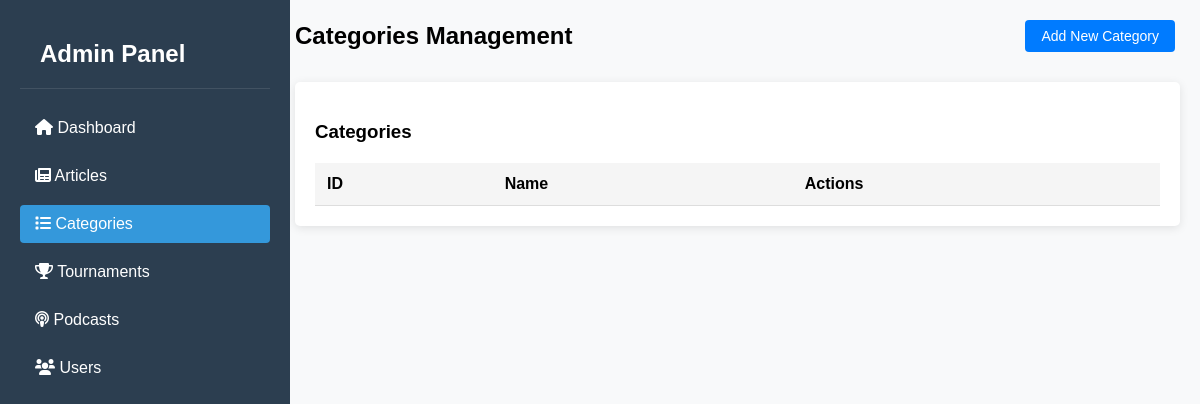
Before: /admin/categories.php (signed in) with the older database file.
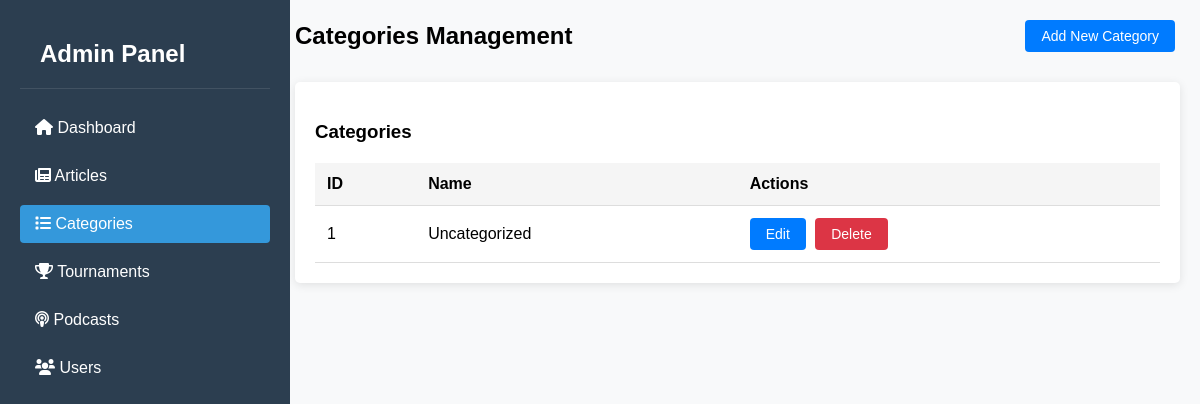
After: the same page with the newer database file.
### tables this page shows
CREATE TABLE `categories` (
  `id` int NOT NULL,
  `name` varchar(255) NOT NULL,
  `created_at` timestamp NULL DEFAULT CURRENT_TIMESTAMP,
  `updated_at` timestamp NULL DEFAULT CURRENT_TIMESTAMP ON UPDATE CURRENT_TIMESTAMP
);

### config/config.php (called while the page is built, shortened)
<?php
function getDatabaseConnection() {
    try {
        $pdo = new PDO(
            "mysql:host=" . DB_HOST,
            DB_USER,
            DB_PASS,
            [PDO::ATTR_ERRMODE => PDO::ERRMODE_EXCEPTION]
        );
        $pdo->setAttribute(PDO::ATTR_DEFAULT_FETCH_MODE, PDO::FETCH_ASSOC);
        $pdo->exec("CREATE DATABASE IF NOT EXISTS " . DB_NAME);
        $pdo->exec("USE " . DB_NAME);
        $pdo->exec("CREATE TABLE IF NOT EXISTS users (
            id INT PRIMARY KEY AUTO_INCREMENT,
            username VARCHAR(50) NOT NULL UNIQUE,
            email VARCHAR(100) NOT NULL UNIQUE,
            password VARCHAR(255) NOT NULL,
            salt VARCHAR(64) NOT NULL,
            role ENUM('admin', 'user') DEFAULT 'user',
            created_at TIMESTAMP DEFAULT CURRENT_TIMESTAMP
        )");
        $pdo->exec("CREATE TABLE IF NOT EXISTS articles (
            id INT PRIMARY KEY AUTO_INCREMENT,
            title VARCHAR(255) NOT NULL,
            content TEXT NOT NULL,
            author VARCHAR(100) NOT NULL,
            created_at TIMESTAMP DEFAULT CURRENT_TIMESTAMP
        )");
        $pdo->exec("CREATE TABLE IF NOT EXISTS podcasts (
            id INT PRIMARY KEY AUTO_INCREMENT,
            title VARCHAR(255) NOT NULL,
            description TEXT NOT NULL,
            youtube_link VARCHAR(255) NOT NULL,
            created_at TIMESTAMP DEFAULT CURRENT_TIMESTAMP
        )");
        $pdo->exec("CREATE TABLE IF NOT EXISTS tournaments (
            id INT PRIMARY KEY AUTO_INCREMENT,
            title VARCHAR(255) NOT NULL,
            description TEXT NOT NULL,
            event_date DATE NOT NULL,
            location VARCHAR(255) NOT NULL,
            prize VARCHAR(100) NOT NULL,
            entry_fee DECIMAL(10,2) NOT NULL,
            registration_link VARCHAR(255) NOT NULL,
            created_at TIMESTAMP DEFAULT CURRENT_TIMESTAMP
        )");
        return $pdo;
    } catch(PDOException $e) {
        die("Falha na configuração da base de dados: " . $e->getMessage());
    }
}
function getPDO() {
    static $pdo = null;
    if ($pdo === null) {
        $pdo = getDatabaseConnection();
    }
    return $pdo;
}
?>

### Controllers/CategoryController.php (called while the page is built, shortened)
<?php
require_once '../config/config.php';
class CategoryController {
    private $pdo;
    public function __construct($pdo) {
        $this->pdo = $pdo;
    }
    public function getAll() {
        try {
            $stmt = $this->pdo->prepare("SELECT * FROM categories ORDER BY name");
            $stmt->execute();
            return $stmt->fetchAll(PDO::FETCH_ASSOC);
        } catch (PDOException $e) {
            throw new Exception("Error fetching categories: " . $e->getMessage());
        }
    }
}

### admin/categories.php (the view, shortened to what this page needs)
<?php
require_once '../config/config.php';
require_once 'includes/header.php';
require_once dirname(__FILE__) . '/../Controllers/CategoryController.php';
$categoryController = new CategoryController(getPDO());
$categories = $categoryController->getAll();
?>
<div class="content-header">
    <h2>Categories Management</h2>
    <div class="actions">
        <button class="btn btn-primary" onclick="openAddModal()">Add New Category</button>
    </div>
</div>
<div class="card">
    <h3>Categories</h3>
    <table class="table">
        <thead>
            <tr>
                <th>ID</th>
                <th>Name</th>
                <th>Actions</th>
            </tr>
        </thead>
        <tbody>
            <?php foreach ($categories as $category): ?>
                <tr>
                    <td><?php echo htmlspecialchars($category['id']); ?></td>
                    <td><?php echo htmlspecialchars($category['name']); ?></td>
                    <td>
                        <button class="btn btn-sm btn-primary" onclick="openEditModal(<?php echo htmlspecialchars(json_encode($category)); ?>)">Edit</button>
                        <form method="POST" style="display: inline;" onsubmit="return confirm('Are you sure you want to delete this category?');">
                            <button type="submit" class="btn btn-sm btn-danger">Delete</button>
                        </form>
                    </td>
                </tr>
            <?php endforeach; ?>
        </tbody>
    </table>
</div>

Changed rows visible on the page:
added categories: id "1", name "Uncategorized"
